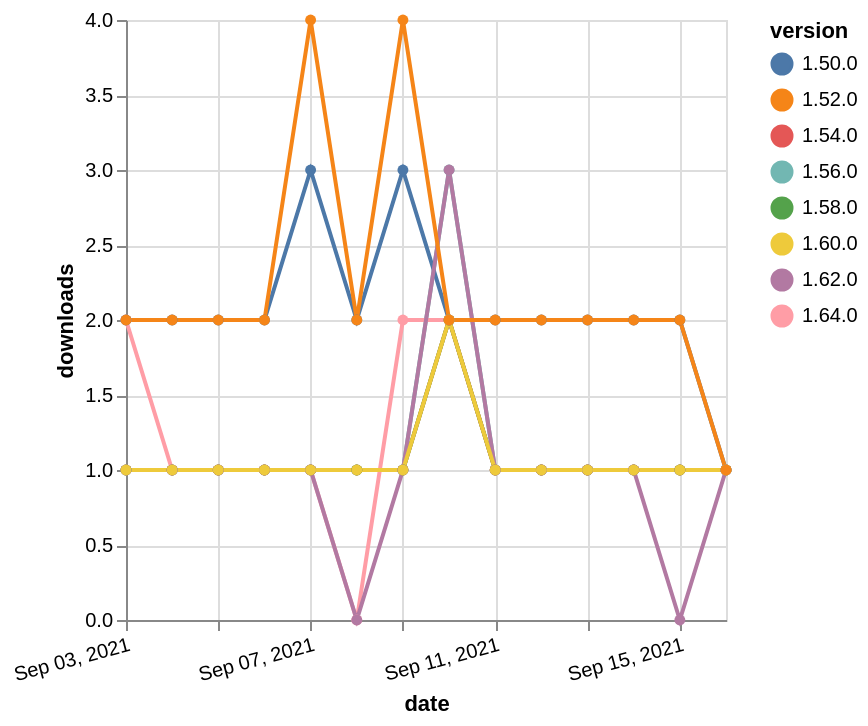

Here is the Vega-Lite specification saved for this chart:
### Vega-Lite specification from a JSON file in a GitHub repository (floating-point values rounded to 4 significant figures)
{"$schema": "https://vega.github.io/schema/vega-lite/v5.json", "description": "A simple bar chart with embedded data.", "data": {"values": [{"date": "2021-09-03", "total": 303, "delta": 1, "version": "1.56.0"}, {"date": "2021-09-04", "total": 304, "delta": 1, "version": "1.56.0"}, {"date": "2021-09-05", "total": 305, "delta": 1, "version": "1.56.0"}, {"date": "2021-09-06", "total": 306, "delta": 1, "version": "1.56.0"}, {"date": "2021-09-07", "total": 307, "delta": 1, "version": "1.56.0"}, {"date": "2021-09-08", "total": 308, "delta": 1, "version": "1.56.0"}, {"date": "2021-09-09", "total": 309, "delta": 1, "version": "1.56.0"}, {"date": "2021-09-10", "total": 312, "delta": 3, "version": "1.56.0"}, {"date": "2021-09-11", "total": 313, "delta": 1, "version": "1.56.0"}, {"date": "2021-09-12", "total": 314, "delta": 1, "version": "1.56.0"}, {"date": "2021-09-13", "total": 315, "delta": 1, "version": "1.56.0"}, {"date": "2021-09-14", "total": 316, "delta": 1, "version": "1.56.0"}, {"date": "2021-09-15", "total": 317, "delta": 1, "version": "1.56.0"}, {"date": "2021-09-16", "total": 318, "delta": 1, "version": "1.56.0"}, {"date": "2021-09-03", "total": 113, "delta": 2, "version": "1.64.0"}, {"date": "2021-09-04", "total": 114, "delta": 1, "version": "1.64.0"}, {"date": "2021-09-05", "total": 115, "delta": 1, "version": "1.64.0"}, {"date": "2021-09-06", "total": 116, "delta": 1, "version": "1.64.0"}, {"date": "2021-09-07", "total": 117, "delta": 1, "version": "1.64.0"}, {"date": "2021-09-08", "total": 117, "delta": 0, "version": "1.64.0"}, {"date": "2021-09-09", "total": 119, "delta": 2, "version": "1.64.0"}, {"date": "2021-09-10", "total": 121, "delta": 2, "version": "1.64.0"}, {"date": "2021-09-11", "total": 122, "delta": 1, "version": "1.64.0"}, {"date": "2021-09-12", "total": 123, "delta": 1, "version": "1.64.0"}, {"date": "2021-09-13", "total": 124, "delta": 1, "version": "1.64.0"}, {"date": "2021-09-14", "total": 125, "delta": 1, "version": "1.64.0"}, {"date": "2021-09-15", "total": 126, "delta": 1, "version": "1.64.0"}, {"date": "2021-09-16", "total": 127, "delta": 1, "version": "1.64.0"}, {"date": "2021-09-03", "total": 223, "delta": 1, "version": "1.54.0"}, {"date": "2021-09-04", "total": 224, "delta": 1, "version": "1.54.0"}, {"date": "2021-09-05", "total": 225, "delta": 1, "version": "1.54.0"}, {"date": "2021-09-06", "total": 226, "delta": 1, "version": "1.54.0"}, {"date": "2021-09-07", "total": 227, "delta": 1, "version": "1.54.0"}, {"date": "2021-09-08", "total": 228, "delta": 1, "version": "1.54.0"}, {"date": "2021-09-09", "total": 229, "delta": 1, "version": "1.54.0"}, {"date": "2021-09-10", "total": 231, "delta": 2, "version": "1.54.0"}, {"date": "2021-09-11", "total": 232, "delta": 1, "version": "1.54.0"}, {"date": "2021-09-12", "total": 233, "delta": 1, "version": "1.54.0"}, {"date": "2021-09-13", "total": 234, "delta": 1, "version": "1.54.0"}, {"date": "2021-09-14", "total": 235, "delta": 1, "version": "1.54.0"}, {"date": "2021-09-15", "total": 236, "delta": 1, "version": "1.54.0"}, {"date": "2021-09-16", "total": 237, "delta": 1, "version": "1.54.0"}, {"date": "2021-09-03", "total": 179, "delta": 1, "version": "1.58.0"}, {"date": "2021-09-04", "total": 180, "delta": 1, "version": "1.58.0"}, {"date": "2021-09-05", "total": 181, "delta": 1, "version": "1.58.0"}, {"date": "2021-09-06", "total": 182, "delta": 1, "version": "1.58.0"}, {"date": "2021-09-07", "total": 183, "delta": 1, "version": "1.58.0"}, {"date": "2021-09-08", "total": 184, "delta": 1, "version": "1.58.0"}, {"date": "2021-09-09", "total": 185, "delta": 1, "version": "1.58.0"}, {"date": "2021-09-10", "total": 187, "delta": 2, "version": "1.58.0"}, {"date": "2021-09-11", "total": 188, "delta": 1, "version": "1.58.0"}, {"date": "2021-09-12", "total": 189, "delta": 1, "version": "1.58.0"}, {"date": "2021-09-13", "total": 190, "delta": 1, "version": "1.58.0"}, {"date": "2021-09-14", "total": 191, "delta": 1, "version": "1.58.0"}, {"date": "2021-09-15", "total": 192, "delta": 1, "version": "1.58.0"}, {"date": "2021-09-16", "total": 193, "delta": 1, "version": "1.58.0"}, {"date": "2021-09-03", "total": 2283, "delta": 2, "version": "1.50.0"}, {"date": "2021-09-04", "total": 2285, "delta": 2, "version": "1.50.0"}, {"date": "2021-09-05", "total": 2287, "delta": 2, "version": "1.50.0"}, {"date": "2021-09-06", "total": 2289, "delta": 2, "version": "1.50.0"}, {"date": "2021-09-07", "total": 2292, "delta": 3, "version": "1.50.0"}, {"date": "2021-09-08", "total": 2294, "delta": 2, "version": "1.50.0"}, {"date": "2021-09-09", "total": 2297, "delta": 3, "version": "1.50.0"}, {"date": "2021-09-10", "total": 2299, "delta": 2, "version": "1.50.0"}, {"date": "2021-09-11", "total": 2301, "delta": 2, "version": "1.50.0"}, {"date": "2021-09-12", "total": 2303, "delta": 2, "version": "1.50.0"}, {"date": "2021-09-13", "total": 2305, "delta": 2, "version": "1.50.0"}, {"date": "2021-09-14", "total": 2307, "delta": 2, "version": "1.50.0"}, {"date": "2021-09-15", "total": 2309, "delta": 2, "version": "1.50.0"}, {"date": "2021-09-16", "total": 2310, "delta": 1, "version": "1.50.0"}, {"date": "2021-09-03", "total": 169, "delta": 1, "version": "1.62.0"}, {"date": "2021-09-04", "total": 170, "delta": 1, "version": "1.62.0"}, {"date": "2021-09-05", "total": 171, "delta": 1, "version": "1.62.0"}, {"date": "2021-09-06", "total": 172, "delta": 1, "version": "1.62.0"}, {"date": "2021-09-07", "total": 173, "delta": 1, "version": "1.62.0"}, {"date": "2021-09-08", "total": 173, "delta": 0, "version": "1.62.0"}, {"date": "2021-09-09", "total": 174, "delta": 1, "version": "1.62.0"}, {"date": "2021-09-10", "total": 177, "delta": 3, "version": "1.62.0"}, {"date": "2021-09-11", "total": 178, "delta": 1, "version": "1.62.0"}, {"date": "2021-09-12", "total": 179, "delta": 1, "version": "1.62.0"}, {"date": "2021-09-13", "total": 180, "delta": 1, "version": "1.62.0"}, {"date": "2021-09-14", "total": 181, "delta": 1, "version": "1.62.0"}, {"date": "2021-09-15", "total": 181, "delta": 0, "version": "1.62.0"}, {"date": "2021-09-16", "total": 182, "delta": 1, "version": "1.62.0"}, {"date": "2021-09-03", "total": 151, "delta": 1, "version": "1.60.0"}, {"date": "2021-09-04", "total": 152, "delta": 1, "version": "1.60.0"}, {"date": "2021-09-05", "total": 153, "delta": 1, "version": "1.60.0"}, {"date": "2021-09-06", "total": 154, "delta": 1, "version": "1.60.0"}, {"date": "2021-09-07", "total": 155, "delta": 1, "version": "1.60.0"}, {"date": "2021-09-08", "total": 156, "delta": 1, "version": "1.60.0"}, {"date": "2021-09-09", "total": 157, "delta": 1, "version": "1.60.0"}, {"date": "2021-09-10", "total": 159, "delta": 2, "version": "1.60.0"}, {"date": "2021-09-11", "total": 160, "delta": 1, "version": "1.60.0"}, {"date": "2021-09-12", "total": 161, "delta": 1, "version": "1.60.0"}, {"date": "2021-09-13", "total": 162, "delta": 1, "version": "1.60.0"}, {"date": "2021-09-14", "total": 163, "delta": 1, "version": "1.60.0"}, {"date": "2021-09-15", "total": 164, "delta": 1, "version": "1.60.0"}, {"date": "2021-09-16", "total": 165, "delta": 1, "version": "1.60.0"}, {"date": "2021-09-03", "total": 2415, "delta": 2, "version": "1.52.0"}, {"date": "2021-09-04", "total": 2417, "delta": 2, "version": "1.52.0"}, {"date": "2021-09-05", "total": 2419, "delta": 2, "version": "1.52.0"}, {"date": "2021-09-06", "total": 2421, "delta": 2, "version": "1.52.0"}, {"date": "2021-09-07", "total": 2425, "delta": 4, "version": "1.52.0"}, {"date": "2021-09-08", "total": 2427, "delta": 2, "version": "1.52.0"}, {"date": "2021-09-09", "total": 2431, "delta": 4, "version": "1.52.0"}, {"date": "2021-09-10", "total": 2433, "delta": 2, "version": "1.52.0"}, {"date": "2021-09-11", "total": 2435, "delta": 2, "version": "1.52.0"}, {"date": "2021-09-12", "total": 2437, "delta": 2, "version": "1.52.0"}, {"date": "2021-09-13", "total": 2439, "delta": 2, "version": "1.52.0"}, {"date": "2021-09-14", "total": 2441, "delta": 2, "version": "1.52.0"}, {"date": "2021-09-15", "total": 2443, "delta": 2, "version": "1.52.0"}, {"date": "2021-09-16", "total": 2444, "delta": 1, "version": "1.52.0"}]}, "width": "container", "mark": {"type": "line", "point": {"filled": true}}, "encoding": {"x": {"field": "date", "type": "temporal", "timeUnit": "yearmonthdate", "title": "date", "axis": {"labelAngle": -15}}, "y": {"field": "delta", "type": "quantitative", "title": "downloads"}, "color": {"field": "version", "type": "nominal"}, "tooltip": {"field": "delta"}}}
